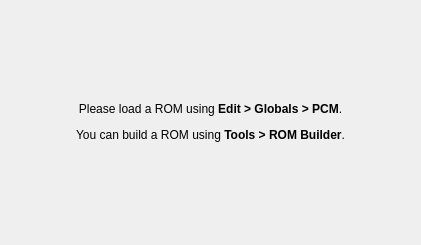
<?xml version="1.0" encoding="UTF-8"?>
<ui version="4.0">
 <class>PCMWidget</class>
 <widget class="QWidget" name="PCMWidget">
  <property name="geometry">
   <rect>
    <x>0</x>
    <y>0</y>
    <width>421</width>
    <height>245</height>
   </rect>
  </property>
  <property name="windowTitle">
   <string>Form</string>
  </property>
  <layout class="QGridLayout" name="gridLayout_2">
   <property name="leftMargin">
    <number>0</number>
   </property>
   <property name="topMargin">
    <number>0</number>
   </property>
   <property name="rightMargin">
    <number>0</number>
   </property>
   <property name="bottomMargin">
    <number>0</number>
   </property>
   <item row="0" column="0">
    <widget class="QStackedWidget" name="stackedWidget">
     <widget class="QWidget" name="page">
      <layout class="QGridLayout" name="gridLayout">
       <property name="leftMargin">
        <number>0</number>
       </property>
       <property name="topMargin">
        <number>0</number>
       </property>
       <property name="rightMargin">
        <number>0</number>
       </property>
       <property name="bottomMargin">
        <number>0</number>
       </property>
       <item row="0" column="0">
        <widget class="QLabel" name="label_2">
         <property name="text">
          <string>&lt;html&gt;&lt;head/&gt;&lt;body&gt;&lt;p&gt;Please load a ROM using &lt;span style=&quot; font-weight:700;&quot;&gt;Edit &amp;gt; Globals &amp;gt; PCM&lt;/span&gt;.&lt;/p&gt;&lt;p&gt;You can build a ROM using &lt;span style=&quot; font-weight:700;&quot;&gt;Tools &amp;gt; ROM Builder&lt;/span&gt;.&lt;/p&gt;&lt;/body&gt;&lt;/html&gt;</string>
         </property>
         <property name="alignment">
          <set>Qt::AlignmentFlag::AlignCenter</set>
         </property>
        </widget>
       </item>
      </layout>
     </widget>
     <widget class="QWidget" name="page_2">
      <layout class="QGridLayout" name="gridLayout_3">
       <property name="leftMargin">
        <number>0</number>
       </property>
       <property name="topMargin">
        <number>0</number>
       </property>
       <property name="rightMargin">
        <number>0</number>
       </property>
       <property name="bottomMargin">
        <number>0</number>
       </property>
       <item row="0" column="0" colspan="3">
        <widget class="QTableView" name="tableView"/>
       </item>
       <item row="1" column="0">
        <spacer name="horizontalSpacer">
         <property name="orientation">
          <enum>Qt::Orientation::Horizontal</enum>
         </property>
         <property name="sizeHint" stdset="0">
          <size>
           <width>210</width>
           <height>20</height>
          </size>
         </property>
        </spacer>
       </item>
       <item row="1" column="1">
        <widget class="QPushButton" name="removeButton">
         <property name="enabled">
          <bool>false</bool>
         </property>
         <property name="text">
          <string>Remove</string>
         </property>
        </widget>
       </item>
       <item row="1" column="2">
        <widget class="QPushButton" name="addButton">
         <property name="text">
          <string>Add</string>
         </property>
        </widget>
       </item>
      </layout>
     </widget>
    </widget>
   </item>
  </layout>
 </widget>
 <resources/>
 <connections/>
</ui>
